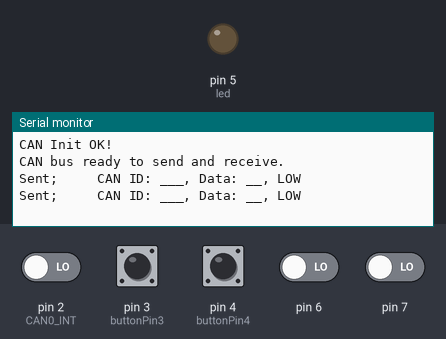
Simulated run of this sketch. Board: Arduino Uno, built with avr-gcc and run on an emulated ATmega328P. Parts: output pins drawn as LEDs (lit = HIGH), the last lines printed to the serial monitor. The test bench sets the inputs (shaded band); at power-on: pin 3 (buttonPin3), pin 4 (buttonPin4) HIGH, pin 2 (CAN0_INT), pin 6, pin 7 LOW.

Above: at 1.2 s.
1.3 s: pin 3 (buttonPin3) pulled LOW for 0.15 s
At 1.46 s:
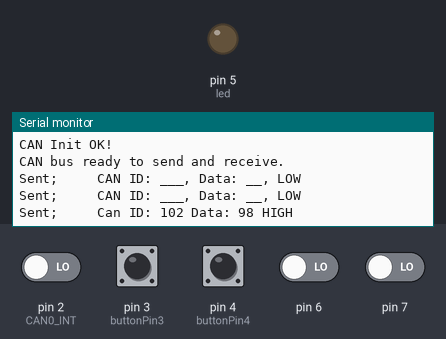
At 2.4 s:
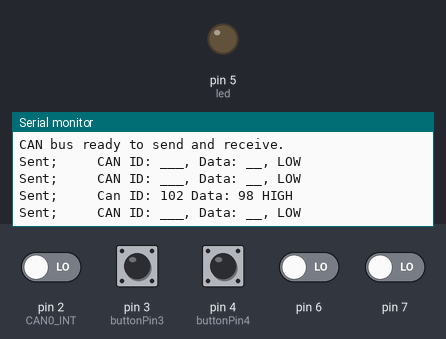

Measured:
- after the input at 1.3 s, the serial monitor: prints a new line at once (image 1)

The sketch:

Parsing_edge_multiple-inputs.ino
```cpp
#include <SPI.h>
#include <mcp_can.h>

const int SPI_CS_PIN = 10;
MCP_CAN CAN0(SPI_CS_PIN);  // Set CS pin
const int buttonPin4 = 4;
const int buttonPin3 = 3;
const int NUM_INPUTS = 8;
const int led = 5;
const int CAN0_INT = 2;
//int buttonState = 0;
//int lastButtonState = 0;
int buttonStates[NUM_INPUTS] = {0};
int lastButtonStates[NUM_INPUTS] = {0};
int sendStates[NUM_INPUTS] = {-1, -1, -1, -1, -1, -1, -1, -1};
//unsigned char data_m[NUM_INPUTS] = {0}; //array with data payloads for each corresponding digital input pin


// received data
long unsigned int canId;
long unsigned int masked_canId;
unsigned char len = 0;
unsigned char buf[8] = {0};
volatile bool messageReceived = false;  // Flag to indicate message reception

long unsigned int mask = 0xF;
// long unsigned int filter = 0x1;
long unsigned int filter = 0x2;

uint16_t masking(uint16_t message) {
    return message & mask;
}

void setup() {
  pinMode(led, OUTPUT);
  pinMode(buttonPin4, INPUT_PULLUP);  // Assuming button is active-low
  pinMode(buttonPin3, INPUT_PULLUP);
  Serial.begin(115200);
  // data_m[3] = {0x098};
  // data_m[4] = {0x097};
  // Initialize the CAN bus at 500 kbps
  if (CAN0.begin(MCP_ANY, CAN_500KBPS, MCP_8MHZ) == CAN_OK) {
    Serial.println("CAN Init OK!");
  } else {
    Serial.println("CAN Init Failed!");
    while (1);  // init failed, stop the program
  }

  // Set CAN mode to normal operation
  // CAN0.setMode(MODE_CONFIG);

  pinMode(CAN0_INT, INPUT);  // Configuring pin for /INT input
  // attachInterrupt(digitalPinToInterrupt(CAN0_INT), CAN_ISR, FALLING);

  Serial.println("CAN bus ready to send and receive.");
  // Serial.println("ID  DLC   DATA");

  //CAN0.init_Mask(0, 0, 0x700);
  //Mask should be all ones, care about all digits

  // CAN0.init_Mask(0, 0, 0xFFF);
  // CAN0.init_Filt(0, 0, 0xF00);

  // Return to normal mode
  CAN0.setMode(MCP_NORMAL);
}

int edgeDetector (int buttonNum) {
  // read the pushbutton input pin:
  buttonStates[buttonNum] = digitalRead(buttonNum);

  // compare the buttonState to its previous state
  if (buttonStates[buttonNum] != lastButtonStates[buttonNum]) {
    // save the current state as the last state, for next time through the loop
    lastButtonStates[buttonNum] = buttonStates[buttonNum];
    if (buttonStates[buttonNum] == HIGH) {
      // if the current state is HIGH then the button went from off to on:
      return 0;
    } else{
      return 1;
    }
  }
  return -1;
}


void readCANMessage() {
  //while (1) {  // Check if data is available
  if (CAN0.checkReceive() == CAN_MSGAVAIL){
    CAN0.readMsgBuf(&canId, 0, &len, buf);   // Read data
    masked_canId = masking(canId);
    // Serial.println("Masked CAN ID: ");
    // Serial.print(masked_canId, HEX);

    Serial.print("\nReceived; CAN ID: ");
    Serial.print(canId, HEX);
    Serial.print(", Data: ");


    for (int i = 0; i < len; i++) {
      Serial.print(buf[i], HEX);
      Serial.print(" ");
      Serial.println();
    }
    // Serial.println();

    // for (int i = 0; i < len; i++) {  // Print the received data
    //   Serial.print(buf[i], DEC);
    //   Serial.print(" ");
    // }

    if (masked_canId & filter) {
      // Serial.println("The final bit is 1");
      if (buf[0] == 0x97) {
        digitalWrite(led, HIGH);  // Turn on LED if first byte > 0
        //Serial.println("HIGH");
        //Serial.println();
      } else {
        digitalWrite(led, LOW);   // Turn off LED otherwise
        //Serial.println("LOW");
        //Serial.println();
      }
    }
    // Serial.println("Message received");


  } else {
    for (int i = 0; i < 8; i++){  // clear the buffer
      buf[i] = 0;
    }

  }
}

// Function to send CAN message based on button state
void sendCANMessage() {
  unsigned long can_id1 = 0x102;  // CAN ID that does not pass mask and filter
  unsigned char data_m0[1] = {0x000};
  unsigned char data_m1[1] = {0x097};
  unsigned char data_m2[1] = {0x098};
  for(int i = 0; i < NUM_INPUTS; i++){           // update states for all input buttons
    sendStates[i] = edgeDetector(i);            // 1 for on 0 for off -1 for unchanged

    if(i == 3 && sendStates[i] != -1){
      Serial.print("\nSent;     ");

      if (sendStates[i] == 1) {  // If button is pressed
        CAN0.sendMsgBuf(can_id1, 0, 1, data_m2);  // Send message 2
        Serial.print("Can ID: ");
        Serial.print(can_id1, HEX);
        Serial.print(" Data: ");
        Serial.print(data_m2[0], HEX);
        Serial.println(" HIGH");
      } else {    // if button is unpressed
        CAN0.sendMsgBuf(can_id1, 0, 1, data_m0);
        Serial.println("CAN ID: ___, Data: __, LOW");
      }
    }

    if(i == 4 && sendStates[i] != -1){
      Serial.print("Sent;     ");

      if (sendStates[i] == 1) {  // If button is pressed
        CAN0.sendMsgBuf(can_id1, 0, 1, data_m1);  // Send message 1
        Serial.print("Can ID: ");
        Serial.print(can_id1, HEX);
        Serial.print(" Data: ");
        Serial.print(data_m1[0], HEX);
        Serial.println(" HIGH");
      } else {    // if button is unpressed
        CAN0.sendMsgBuf(can_id1, 0, 1, data_m0);
        Serial.println("CAN ID: ___, Data: __, LOW");
      }
    }

  }

  // for(int i = 0; i < NUM_INPUTS; i++){
  //     if(sendStates[i] != -1){
  //       Serial.print("Sent;     ");

  //       if (sendStates[i] == 1) {                     // If button is pressed
  //         CAN0.sendMsgBuf(can_id1, 0, 1, data_m[i]);  // Send corresponding message
  //         Serial.print("Can ID: ");
  //         Serial.print(can_id1, HEX);
  //         Serial.print(" Data: ");
  //         Serial.print(data_m[i], HEX);
  //         Serial.println(" HIGH");
  //       } else {    // if button is unpressed
  //         CAN0.sendMsgBuf(can_id1, 0, 1, data_m[0]);
  //         Serial.println("CAN ID: ___, Data: __, LOW");
  //     }
  //   }
  // }
}

void loop() {
  // Check if a message is received
  readCANMessage();

  // Send CAN message based on the button state
  sendCANMessage();

  delay(100);  // Adjust the delay as needed to control the sending frequency
}
```
